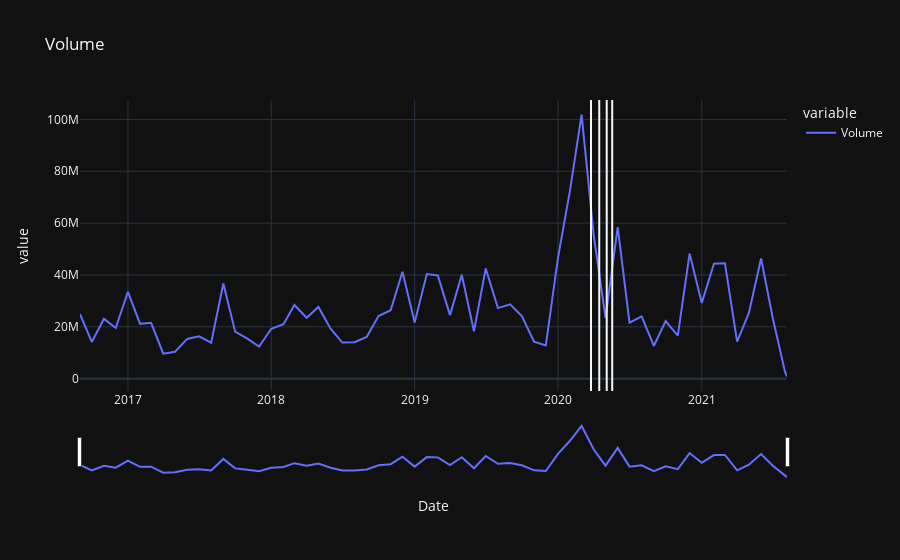

This figure's notebook cell:
### Markdown cell above
### Some Insights 

The above plot indicates the variations in oil prices through the years.

There are some insights that we can get with the above graph:

1. The prices fell quite a bit during the phases of lockdown (indicated by the white lines). 
    - Phase 1: 25 March 2020 – 14 April 2020 (21 days)
    - Phase 2: 15 April 2020 – 3 May 2020 (19 days)
    - Phase 3: 4 May 2020 – 17 May 2020 (14 days)
    - Phase 4: 18 May 2020 – 31 May 2020 (14 days)
2. But there is a steady increase as the unlock phases proceed.

### Code cell
fig = px.line(oil_prices,x='Date', y=['Volume'], title="Volume")
fig.update_xaxes(rangeslider_visible=True)
fig.add_vline(x='2020-03-25')
fig.add_vline(x='2020-04-15')
fig.add_vline(x='2020-05-04')
fig.add_vline(x='2020-05-18')
fig.show()

### Figure 1 — Plotly figure (JSON) as saved in the notebook; plotly's stock layout.template omitted (floating-point values rounded to 4 significant figures)
{"data": [{"hovertemplate": "variable=Volume<br>Date=%{x}<br>value=%{y}<extra></extra>", "legendgroup": "Volume", "line": {"color": "#636efa", "dash": "solid"}, "mode": "lines", "name": "Volume", "orientation": "v", "showlegend": true, "type": "scatter", "x": ["2016-09-01T00:00:00", "2016-10-01T00:00:00", "2016-11-01T00:00:00", "2016-12-01T00:00:00", "2017-01-01T00:00:00", "2017-02-01T00:00:00", "2017-03-01T00:00:00", "2017-04-01T00:00:00", "2017-05-01T00:00:00", "2017-06-01T00:00:00", "2017-07-01T00:00:00", "2017-08-01T00:00:00", "2017-09-01T00:00:00", "2017-10-01T00:00:00", "2017-11-01T00:00:00", "2017-12-01T00:00:00", "2018-01-01T00:00:00", "2018-02-01T00:00:00", "2018-03-01T00:00:00", "2018-04-01T00:00:00", "2018-05-01T00:00:00", "2018-06-01T00:00:00", "2018-07-01T00:00:00", "2018-08-01T00:00:00", "2018-09-01T00:00:00", "2018-10-01T00:00:00", "2018-11-01T00:00:00", "2018-12-01T00:00:00", "2019-01-01T00:00:00", "2019-02-01T00:00:00", "2019-03-01T00:00:00", "2019-04-01T00:00:00", "2019-05-01T00:00:00", "2019-06-01T00:00:00", "2019-07-01T00:00:00", "2019-08-01T00:00:00", "2019-09-01T00:00:00", "2019-10-01T00:00:00", "2019-11-01T00:00:00", "2019-12-01T00:00:00", "2020-01-01T00:00:00", "2020-02-01T00:00:00", "2020-03-01T00:00:00", "2020-04-01T00:00:00", "2020-05-01T00:00:00", "2020-06-01T00:00:00", "2020-07-01T00:00:00", "2020-08-01T00:00:00", "2020-09-01T00:00:00", "2020-10-01T00:00:00", "2020-11-01T00:00:00", "2020-12-01T00:00:00", "2021-01-01T00:00:00", "2021-02-01T00:00:00", "2021-03-01T00:00:00", "2021-04-01T00:00:00", "2021-05-01T00:00:00", "2021-06-01T00:00:00", "2021-07-01T00:00:00", "2021-08-01T00:00:00", "2021-08-06T00:00:00"], "xaxis": "x", "y": [24913429, 14164128, 23076059, 19562304, 33479880, 21147384, 21561184, 9615938, 10377767, 15330714, 16337656, 13866639, 36695239, 18110366, 15445412, 12399446, 19248085, 20967792, 28409797, 23482666, 27665159, 19282654, 13930563, 14069503, 16066011, 24129077, 26419723, 41211716, 21638304, 40365942, 39805054, 24514188, 40058436, 18271912, 42523282, 27214325, 28659424, 24133528, 14302468, 12786759, 46692067, 73030961, 101878091, 55219077, 23477079, 58452005, 21596006, 24050947, 12604679, 22179632, 16559643, 48235568, 29172234, 44309706, 44491691, 14299809, 25376885, 46368384, 23224257, 2610740, 852421], "yaxis": "y"}], "layout": {"legend": {"title": {"text": "variable"}, "tracegroupgap": 0}, "shapes": [{"type": "line", "x0": "2020-03-25", "x1": "2020-03-25", "xref": "x", "y0": 0, "y1": 1, "yref": "y domain"}, {"type": "line", "x0": "2020-04-15", "x1": "2020-04-15", "xref": "x", "y0": 0, "y1": 1, "yref": "y domain"}, {"type": "line", "x0": "2020-05-04", "x1": "2020-05-04", "xref": "x", "y0": 0, "y1": 1, "yref": "y domain"}, {"type": "line", "x0": "2020-05-18", "x1": "2020-05-18", "xref": "x", "y0": 0, "y1": 1, "yref": "y domain"}], "title": {"text": "Volume"}, "xaxis": {"anchor": "y", "domain": [0, 1], "rangeslider": {"visible": true}, "title": {"text": "Date"}}, "yaxis": {"anchor": "x", "domain": [0, 1], "title": {"text": "value"}}}}
